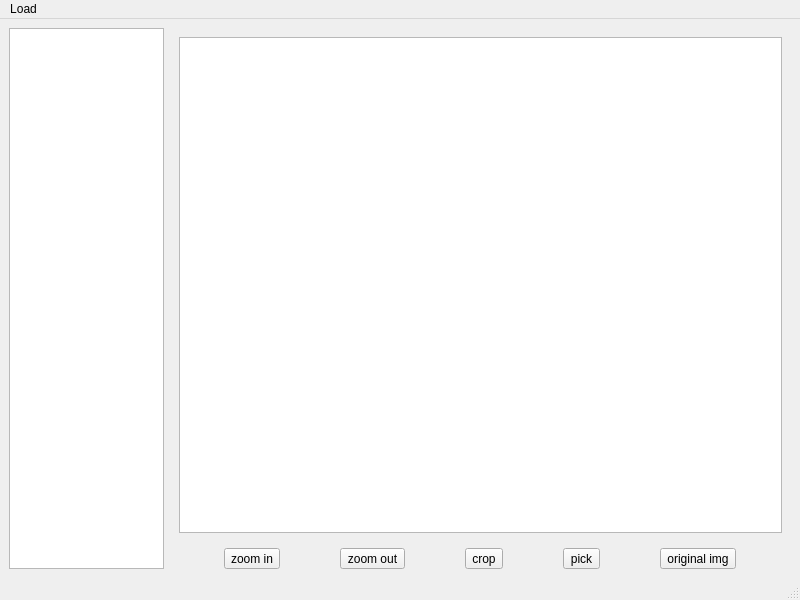
<?xml version="1.0" encoding="UTF-8"?>
<ui version="4.0">
 <class>MainWindow</class>
 <widget class="QMainWindow" name="MainWindow">
  <property name="geometry">
   <rect>
    <x>0</x>
    <y>0</y>
    <width>800</width>
    <height>600</height>
   </rect>
  </property>
  <property name="windowTitle">
   <string>MainWindow</string>
  </property>
  <widget class="QWidget" name="centralwidget">
   <layout class="QGridLayout" name="gridLayout" columnstretch="2,8">
    <item row="0" column="0" rowspan="2">
     <widget class="QTreeView" name="treeViewItem"/>
    </item>
    <item row="0" column="1">
     <widget class="QStackedWidget" name="stackedWidget">
      <widget class="QWidget" name="pageGraphicsView">
       <layout class="QGridLayout" name="gridLayout_2">
        <item row="0" column="0">
         <widget class="MyGraphicsView" name="graphicsView"/>
        </item>
       </layout>
      </widget>
      <widget class="QWidget" name="pageInfo">
       <layout class="QGridLayout" name="gridLayout_3">
        <item row="0" column="0">
         <widget class="QTextBrowser" name="textBrowserInfo"/>
        </item>
       </layout>
      </widget>
     </widget>
    </item>
    <item row="1" column="1">
     <layout class="QHBoxLayout" name="horizontalLayout">
      <item>
       <widget class="QToolButton" name="tBtnZoomIn">
        <property name="text">
         <string>zoom in</string>
        </property>
       </widget>
      </item>
      <item>
       <widget class="QToolButton" name="tBtnZoomOut">
        <property name="text">
         <string>zoom out</string>
        </property>
       </widget>
      </item>
      <item>
       <widget class="QToolButton" name="tBtnCrop">
        <property name="text">
         <string>crop</string>
        </property>
       </widget>
      </item>
      <item>
       <widget class="QToolButton" name="tBtnPick">
        <property name="text">
         <string>pick</string>
        </property>
       </widget>
      </item>
      <item>
       <widget class="QToolButton" name="tBtnOriginalImg">
        <property name="text">
         <string>original img</string>
        </property>
       </widget>
      </item>
     </layout>
    </item>
   </layout>
  </widget>
  <widget class="QMenuBar" name="menubar">
   <property name="geometry">
    <rect>
     <x>0</x>
     <y>0</y>
     <width>800</width>
     <height>19</height>
    </rect>
   </property>
   <widget class="QMenu" name="menuLoad">
    <property name="title">
     <string>Load</string>
    </property>
    <addaction name="actionFromFile"/>
    <addaction name="actionFromFolder"/>
   </widget>
   <addaction name="menuLoad"/>
  </widget>
  <widget class="QStatusBar" name="statusbar"/>
  <action name="actionFromFile">
   <property name="text">
    <string>From File</string>
   </property>
  </action>
  <action name="actionFromFolder">
   <property name="text">
    <string>From Folder</string>
   </property>
  </action>
 </widget>
 <customwidgets>
  <customwidget>
   <class>MyGraphicsView</class>
   <extends>QGraphicsView</extends>
   <header>MyGraphicsView/mygraphicsview.h</header>
  </customwidget>
 </customwidgets>
 <resources/>
 <connections/>
</ui>
